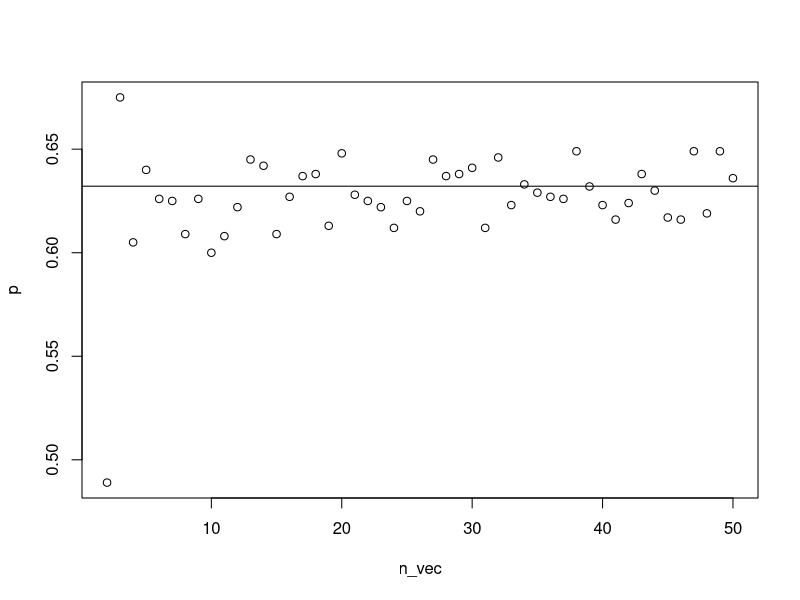

Write R code to recreate this figure.
## ---- chunk 1
n <- 5
sum(sample(1:n, size = n, replace = F) == 1:n)
## ---- chunk 2
mean(replicate(1000,sum(sample(1:n, size = n, replace = F) == 1:n) > 0))
## ---- chunk 3
prob_match <- function(n, B){
  mean(replicate(B, sum(sample(1:n, size = n, replace = F) == 1:n) > 0))
}
## ---- chunk 4
n_vec <- 2:50
p <- rep(NA, length(n_vec))
for(i in 1:length(n_vec)){
  p[i] <- prob_match(n_vec[i], 1000) 
}
## ---- chunk 5
plot(n_vec, p)
abline(h = 1 - exp(-1))
## ---- chunk 6
k <- 25
1 - (364/365)^(k-1)
## ---- chunk 7
B <- 10000
sum(replicate(B, sum(sample(1:365, size = k - 1, replace = T) == 1) >= 1))/B
